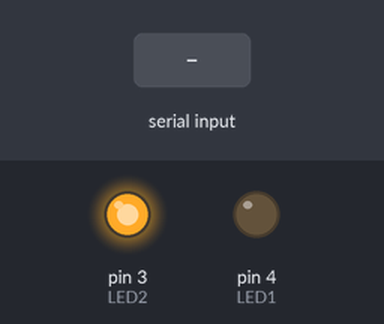
The sketch below on a simulated Arduino Uno, built with avr-gcc and run on an emulated ATmega328P. Shown: output pins drawn as LEDs (lit = HIGH). The test bench sets the inputs (shaded band).

Above: at 1.2 s.
1.3 s: "on\n" received over Serial
At 2.1 s:
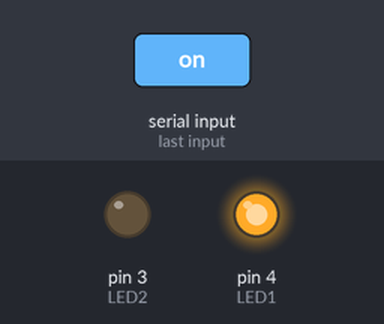
2.8 s: "off\n" received over Serial
At 3.3 s:
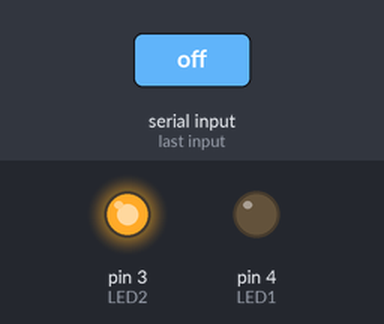
Timing chart, 0 to 5.8 s (numbered marks = the images above; inputs shaded):
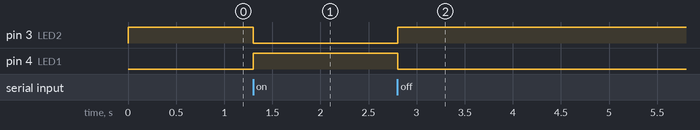

The sketch:

testArduino.ino
```cpp
int LED1 = 4;
int LED2 = 3;

void setup() {

  pinMode(LED1, OUTPUT);
  pinMode(LED2, OUTPUT);
  Serial.begin(9600);
  digitalWrite(LED2, HIGH);
}

void loop() {

  String str = Serial.readStringUntil('\n');
  if (str == "on") {
    digitalWrite(LED1, HIGH);
    digitalWrite(LED2, LOW);
  } else if (str == "off") {
    digitalWrite(LED1, LOW);
    digitalWrite(LED2, HIGH);
  }

}
```

Measured:
- after the input at 1.3 s, pin 3 (LED2): HIGH → LOW at once; pin 4 (LED1): LOW → HIGH at once
- after the input at 2.8 s, pin 3 (LED2): LOW → HIGH at once; pin 4 (LED1): HIGH → LOW at once
